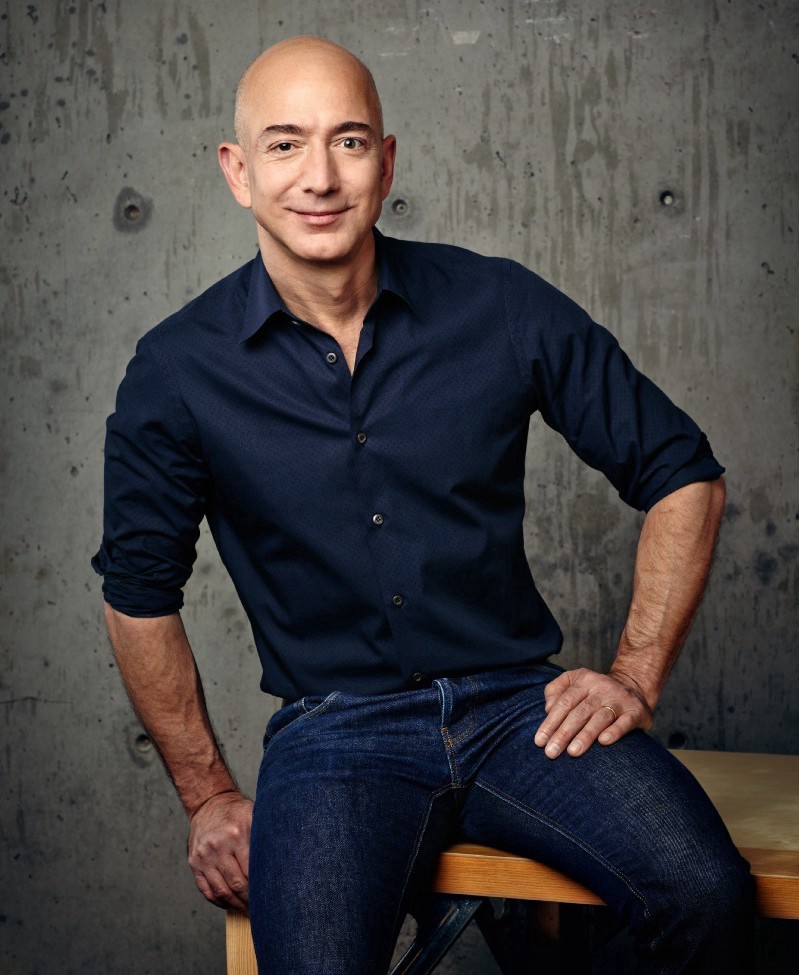
#> input picture src/c__Advanced/Face_Recognition/test-data/dlib/Guess Who/3.jpeg, 799 x 975 px, given in place of 3.jpg, which was not available
$ python b_image_manipulations.py
#> lines starting #> are read from the running program, lines starting #| are printed output that depends on the picture; after the words box and inside, x2 and y2 are one past the last pixel; in counts of white or black regions, pixels touching at a corner belong together; pictures that were not available may be replaced by others from this repository, and a replacement may not be noted
### 1. IP Basics/utilities.py
import cv2
from numpy import random
import numpy as np

# [91 lines left out: functions image_resize, imshow, not called in this run]


def imshow(img_name,img):
    """Decorator for OpenCV "imshow()" to handle images with transparency"""

    # Check we got np.uint8, 2-channel (grey + alpha) or 4-channel RGBA image
    if (img.dtype == np.uint8) and (len(img.shape)==3) and (img.shape[2] in set([2,4])):

       # Pick up the alpha channel and delete from original
       alpha = img[...,-1]/255.0
       img = np.delete(img, -1, -1)

       # Promote greyscale image to RGB to make coding simpler
       if len(img.shape) == 2:
          img = np.stack((img,img,img))

       h, w, _ = img.shape

       # Make a checkerboard background image same size, dark squares are grey(102), light squares are grey(152)
       f = lambda i, j: 102 + 50*((i+j)%2)
       bg = np.fromfunction(np.vectorize(f), (16,16)).astype(np.uint8)

       # Resize to square same length as longer side (so squares stay square), then trim
       if h>w:
          longer = h
       else:
          longer = w
       bg = cv2.resize(bg, (longer,longer), interpolation=cv2.INTER_NEAREST)
       # Trim to correct size
       bg = bg[:h,:w]

       # Blend, using result = alpha*overlay + (1-alpha)*background
       img = (alpha[...,None] * img + (1.0-alpha[...,None])*bg[...,None]).astype(np.uint8)

    cv2.imshow(img_name,img)


def get_optimal_font_scale(text, width):
    """ Returns the optical font Scale for text to fit in the rectangle

    Args:
        text (String): _description_
        width (int): _description_

    Returns:
        int: _description_
    """

    for scale in reversed(range(0, 120, 1)):
        textSize = cv2.getTextSize(text, fontFace=cv2.FONT_HERSHEY_PLAIN, fontScale=scale/10, thickness=1)
        new_width = textSize[0][0]
        print(new_width)
        if (new_width <= int(width/2)):
            return (scale/10),new_width
    return 1,1

def putText(img,text_list,orig_list,type = "bbox"):

    fontScale,new_width = get_optimal_font_scale(text_list[0],img.shape[1])

    clr_list = [(255,0,0),(0,255,0),(0,0,255),(255,255,255)]

    for idx,txt in enumerate(text_list):
        org = orig_list[idx]

        if type=="bbox":
            clr = clr_list[idx]
            if idx==0:
                # is even===> then adjust for pt center
                print(f"adjusted .... YAyyy! at {idx}")
                org = (org[0]-int(new_width/2),org[1])
            elif idx==3:
                # is even===> then adjust for pt center
                print(f"adjusted .... YAyyy! at {idx}")
                org = (org[0]-int(new_width/2),org[1])
        else:
            clr = random.random(size=3) * 256

        cv2.putText(img,txt,org,cv2.FONT_HERSHEY_PLAIN,fontScale,clr,4 )

### 1. IP Basics/b_image_manipulations.py
import cv2
import numpy as np
from utilities import imshow,get_optimal_font_scale,putText


def main():

	# Task : Image Pixel Manipulation
	# Pixels : A pixel is light intensity value in digital terms for an img_ones at a specific location

	# img_ones = imread("data/Messi5.jpg")
	img_ones = np.eye(10,dtype=np.uint8)*255

	# #In case of multi - channels type, only the first channel will be initialized with 1's, the others will be set to 0's.
	imshow("Before Pixel Acces", img_ones)
	# Assesing img_ones info prior for pixel manipulation


	# 1: Assesing pixel location from an img_ones
	data = img_ones[5,5]
	print("data = ",data)

	# 2: Changing pixel value
	img_ones[5][5] = 0
	imshow("After Pixel Acces", img_ones)

	#4: Numpy array slicing
	img_ones[0:5,0:5] = 255
	imshow("Modified Top Left Quarter of img_ones", img_ones)

	#5: Use-Case: Get only the roi in an image
	sunset_img = cv2.imread("Data/CV/3.jpg")
#> sunset_img is the input picture: shape (975, 799, 3); mean B, G, R 65.3, 64.8, 68.3
	imshow("sunset_img",sunset_img)

	rows,cols = sunset_img.shape[0:2]
#> rows = 975; cols = 799
	man_watching_sunset = sunset_img[int(rows*0.45):int(rows*0.75),int(cols*0.45):int(cols*0.75)]
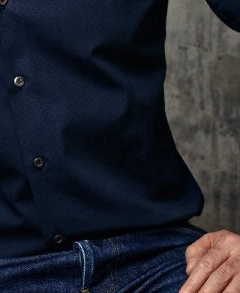
#> man_watching_sunset: shape (293, 240, 3); mean B, G, R 45.5, 36.3, 33.6
	imshow("man_watching_sunset",man_watching_sunset)

	# 6 Drawing a horizontal line intersecting the image center
	pt_strt = (0,int(rows/2))
#> pt_strt = (0, 487)
	pt_end = (cols,int(rows/2))
#> pt_end = (799, 487)
	sunset_img_horizon = cv2.line(sunset_img.copy(),pt_strt,pt_end,(0,255,0),3)
	imshow("sunset_img_horizon",sunset_img_horizon)

	# 7: Draw a mask using rectangle func around the roi
	mask_roi = np.zeros((sunset_img.shape[0],sunset_img.shape[1]),np.uint8)
	rect_strt = (int(cols*0.45),int(rows*0.45)) # 45% of the rows and cols becomes the rect start
#> rect_strt = (359, 438)
	rect_end = (int(cols*0.75),int(rows*0.75)) # 75% of the rows and cols becomes the rect start
#> rect_end = (599, 731)
	cv2.rectangle(mask_roi,rect_strt,rect_end,255,-1)
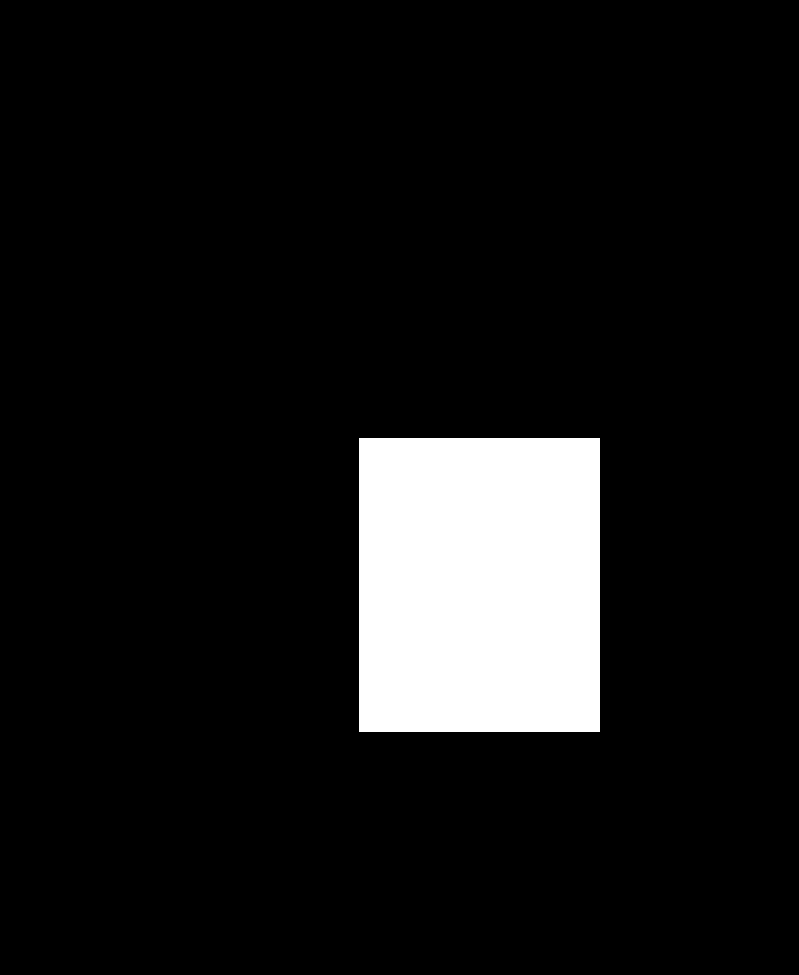
#> mask_roi: shape (975, 799); 9.1% white; 1 white region, box (x1, y1, x2, y2) and area: (359, 438, 600, 732) 70854
	imshow("mask_roi",mask_roi)

	# 8: Only display the roi in sunset_img (Bitwise Operation)
	sunset_img_roi = cv2.bitwise_and(sunset_img,sunset_img,mask= mask_roi )
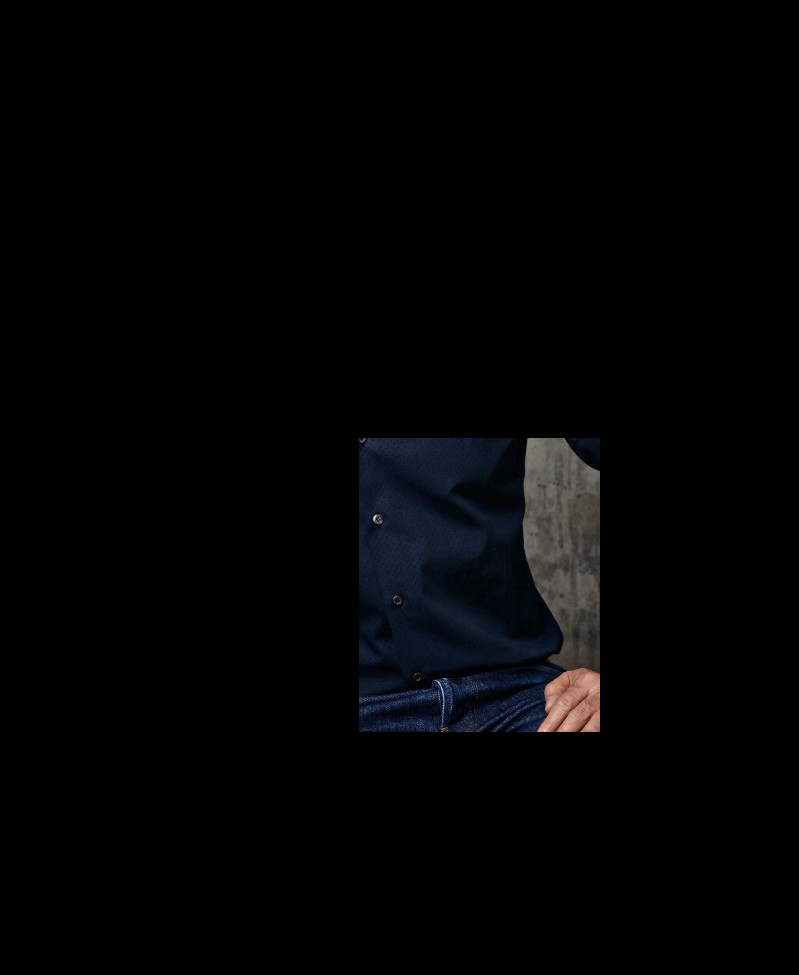
#> sunset_img_roi: shape (975, 799, 3); mean B, G, R 4.1, 3.3, 3.1
	imshow("sunset_img_roi",sunset_img_roi)

	# 9: Displaying bbox pts using putText on sunset_img_roi
	sunset_img_roi_disp = sunset_img_roi.copy()
	org = (250,500)
	fontScale = get_optimal_font_scale("ROI", cols)[0]
#> fontScale = 11.9
	cv2.putText(sunset_img_roi_disp,"ROI", org ,cv2.FONT_HERSHEY_PLAIN,fontScale,(0,255,0),4 )
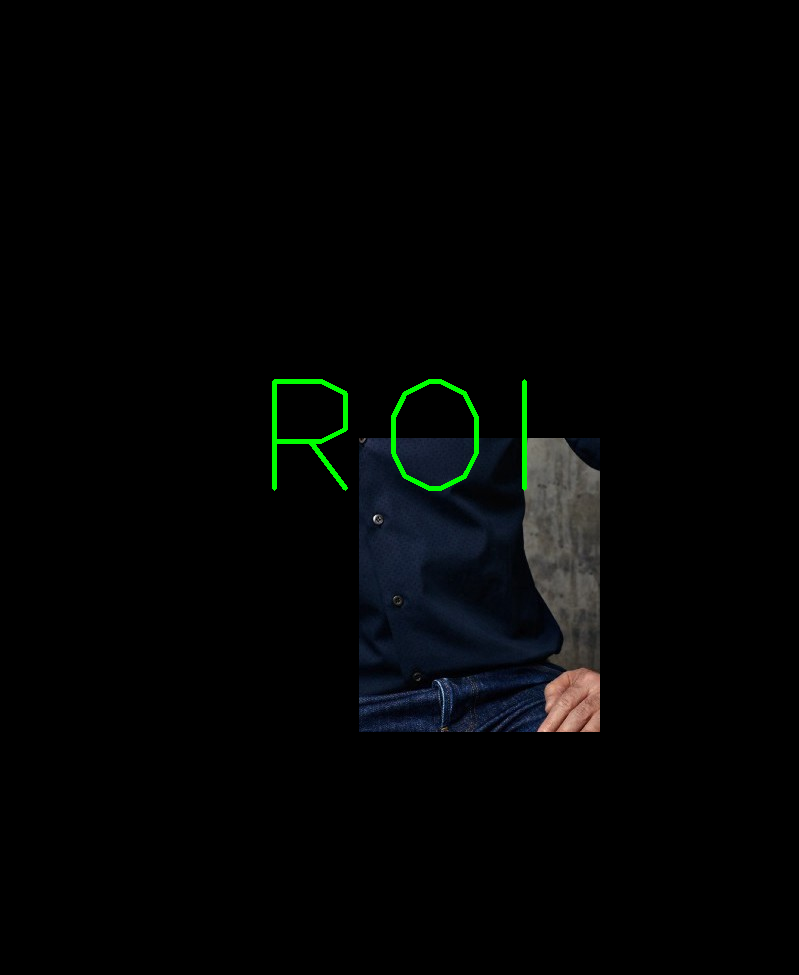
#> sunset_img_roi_disp: shape (975, 799, 3); 0.49% of pixels changed, all inside (x1, y1, x2, y2) = (272, 379, 527, 491)

	off_col = 160
	off_row = 80
	lft_col ,top_row = rect_strt
#> lft_col = 359; top_row = 438
	rgt_col ,btm_row = rect_end
#> rgt_col = 599; btm_row = 731
	toplft = (  lft_col - off_col , top_row  - off_row )
	toprgt = (  rgt_col + off_col , top_row  - off_row )
	btmrgt = (  rgt_col + off_col , btm_row  + off_row )
	btmlft = (  lft_col - off_col , btm_row  + off_row )

	orig_list = [toplft,toprgt,btmrgt,btmlft]# Clockwise
	txt_list = [str(orig_list[0]),str(orig_list[1]),str(orig_list[2]),str(orig_list[3])]
	putText(sunset_img_roi_disp,txt_list,orig_list)

	imshow("sunset_img_roi_disp",sunset_img_roi_disp)

	cv2.waitKey(0)

	# Assignments : Modify the sunset_img to get everything except the sun (Hint: See circle, bitwise_not in OPENCV)


if __name__ == "__main__":
    main()

$ run again, with src/c__Advanced/Face_Recognition/test-data/dlib/Guess Who/1.jpg copied over src/c__Advanced/Face_Recognition/test-data/dlib/Guess Who/3.jpeg
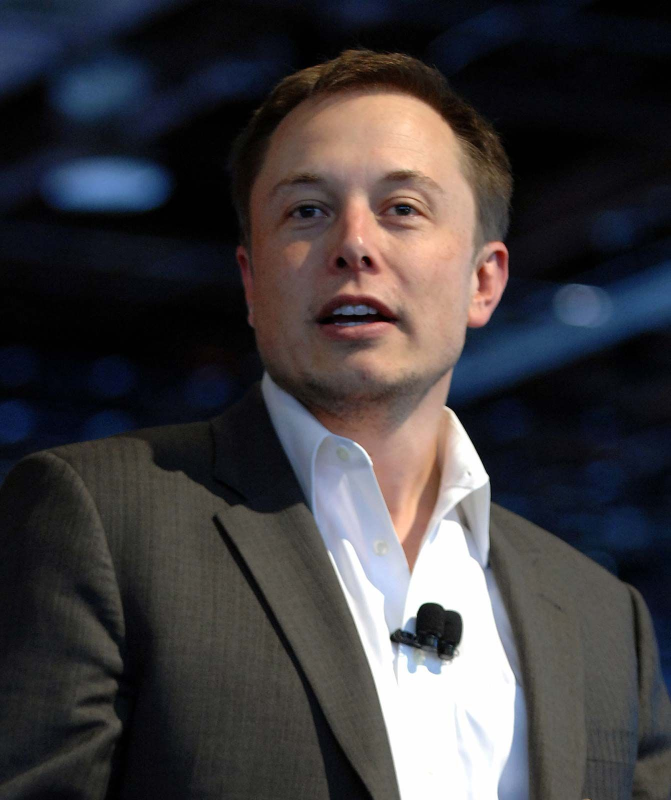
#> input picture src/c__Advanced/Face_Recognition/test-data/dlib/Guess Who/1.jpg, 1342 x 1600 px, given in place of 3.jpg, which was not available (shown at 1/2 size)
#> in main, sunset_img is the input picture: shape (1600, 1342, 3); mean B, G, R 63.2, 60.6, 63.6
#> in main, `cv2.rectangle(mask_roi,rect_strt,rect_end,255,-1)`:
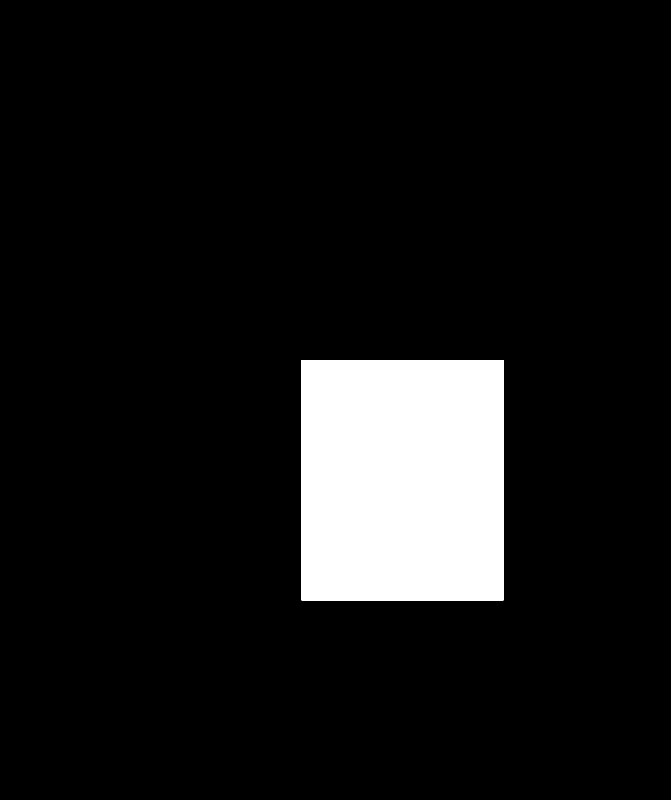
#> mask_roi: shape (1600, 1342) (shown at 1/2 size); 9.1% white; 1 white region, box (x1, y1, x2, y2) and area: (603, 720, 1007, 1201) 194324
#> in main, `cv2.putText(sunset_img_roi_disp,"ROI", org ,cv2.FONT_HERSHEY_PLAIN,fon..`:
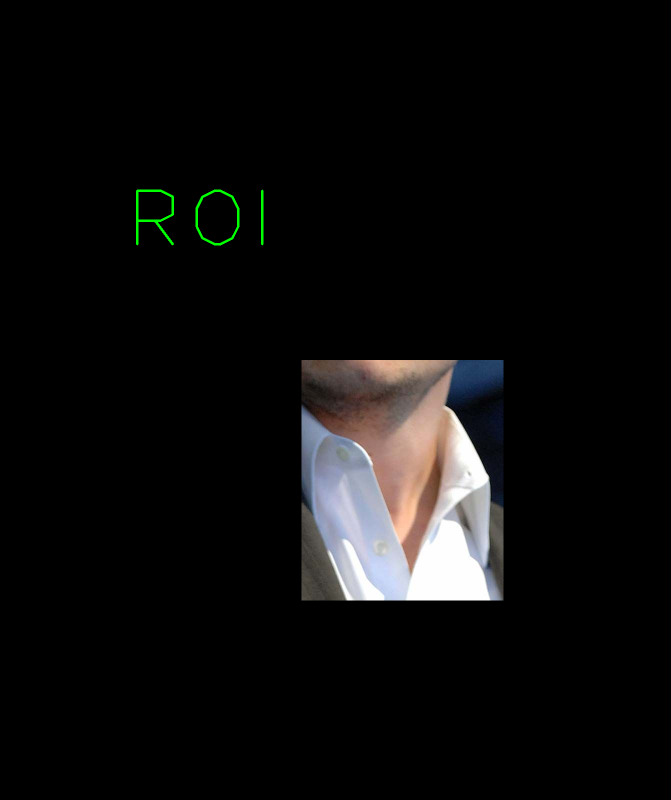
#> sunset_img_roi_disp: shape (1600, 1342, 3) (shown at 1/2 size); mean B, G, R 12.8, 13.1, 13.5

$ run again, with src/c__Advanced/Face_Recognition/test-data/dlib/Guess Who/2.jpg copied over src/c__Advanced/Face_Recognition/test-data/dlib/Guess Who/3.jpeg
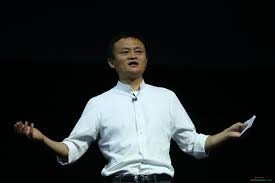
#> input picture src/c__Advanced/Face_Recognition/test-data/dlib/Guess Who/2.jpg, 275 x 183 px, given in place of 3.jpg, which was not available
#> in main, sunset_img is the input picture: shape (183, 275, 3); mean B, G, R 44.6, 44.2, 40.5
#> in main, `cv2.rectangle(mask_roi,rect_strt,rect_end,255,-1)`:
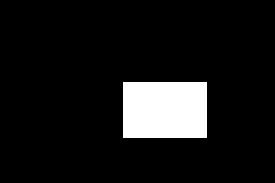
#> mask_roi: shape (183, 275); 9.3% white; 1 white region, box (x1, y1, x2, y2) and area: (123, 82, 207, 138) 4704
#> in main, `sunset_img_roi = cv2.bitwise_and(sunset_img,sunset_img,mask= mask_roi )`:
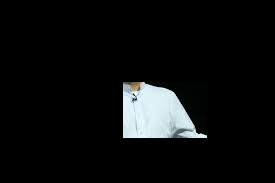
#> sunset_img_roi: shape (183, 275, 3); mean B, G, R 15.4, 15, 13.8

$ run again, with src/c__Advanced/Face_Recognition/test-data/dlib/Guess Who/4.jpg copied over src/c__Advanced/Face_Recognition/test-data/dlib/Guess Who/3.jpeg
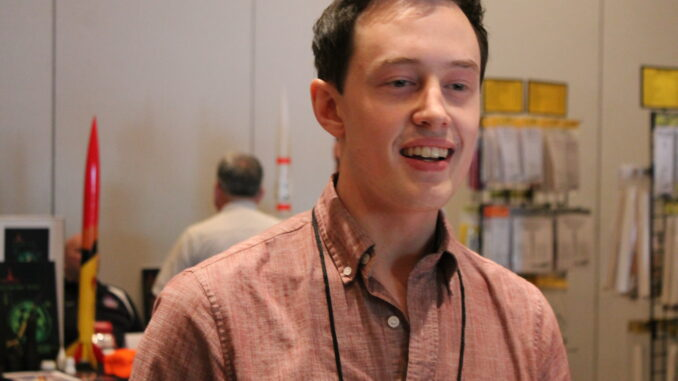
#> input picture src/c__Advanced/Face_Recognition/test-data/dlib/Guess Who/4.jpg, 678 x 381 px, given in place of 3.jpg, which was not available
#> in main, sunset_img is the input picture: shape (381, 678, 3); mean B, G, R 97.3, 114.6, 147.8
#> in main, `cv2.rectangle(mask_roi,rect_strt,rect_end,255,-1)`:
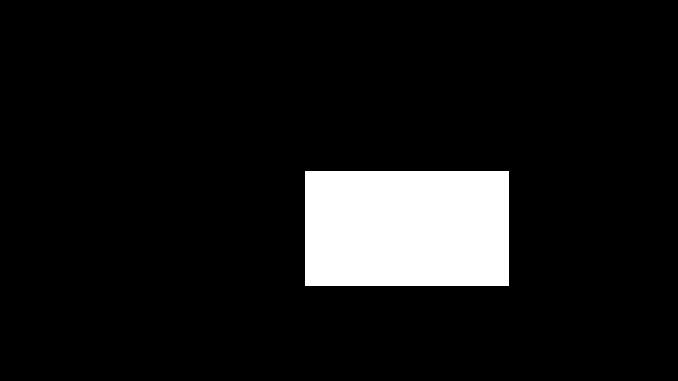
#> mask_roi: shape (381, 678); 9.1% white; 1 white region, box (x1, y1, x2, y2) and area: (305, 171, 509, 286) 23460
#> sunset_img_roi_disp: shape (381, 678, 3); mean B, G, R 6.5, 8.2, 12
#> after the loop in putText, `for idx,txt in enumerate(text_list):`:
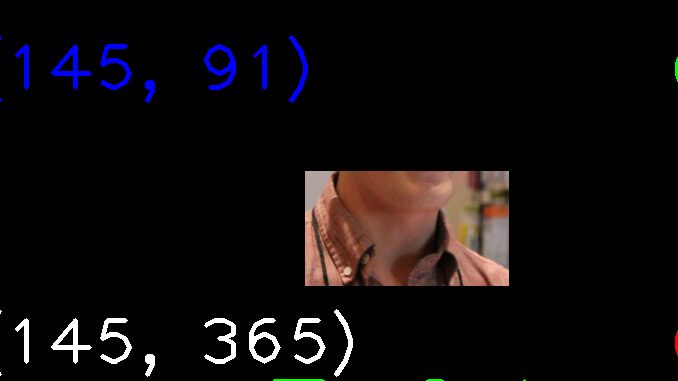
#> img: shape (381, 678, 3); mean B, G, R 12.6, 11.6, 15.5
